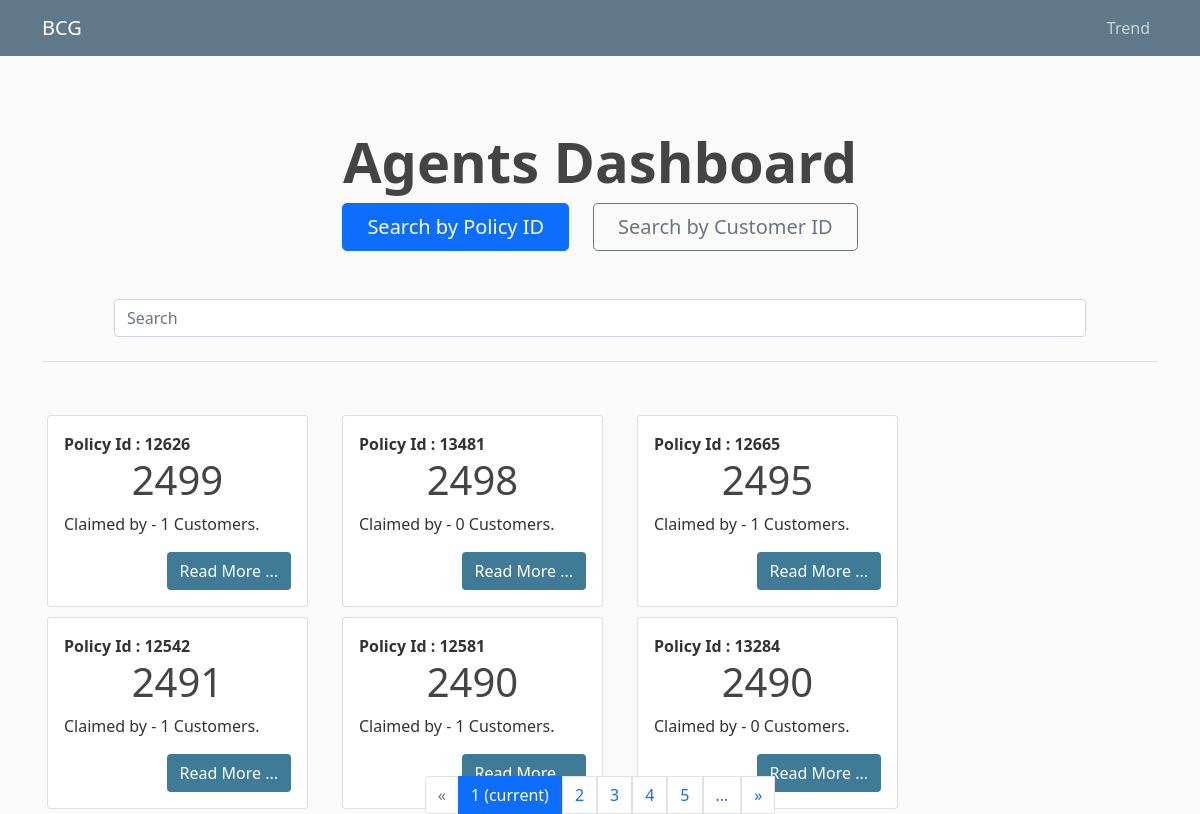
The page / on the database its author committed.
### insurance/models.py (models this page shows, shortened)
class Insurance(models.Model):
    policy_id=models.IntegerField(primary_key=True,db_index=True)
    fuel=models.CharField(max_length=50)
    vehicle_segment=models.CharField(max_length=50)
    premium=models.IntegerField(default=0,validators=[MaxValueValidator(100000)])
    bodily_injury_liability=models.IntegerField(default=0)
    personal_injury_protection=models.IntegerField(default=0)
    property_damage_liability=models.IntegerField(default=0)
    collision=models.IntegerField(default=0)
    comprehensive=models.IntegerField(default=0)
    customers= models.ManyToManyField(Customer, through='Customer_Insurance',
    related_name='customers', blank=True)

### insurance/views.py (the view)
# urls.py: path('', InsuranceListView.as_view(), name='insurance-home'),
class InsuranceListView(ListView):
    paginate_by = 6
    model=Insurance
    template_name='insurance/home.html'
    context_object_name='insurances'
    ordering=['-premium']

### insurance/templates/insurance/home.html (shortened to what this page needs)
{% extends "insurance/base.html" %}
{% block content %}
<div class="px-4 pt-5 my-5 text-center border-bottom">
  <h1 class="display-4 fw-bold">Agents Dashboard</h1>
  <div class="col-lg-6 mx-auto">
    <div class="d-grid gap-2 d-sm-flex justify-content-sm-center mb-5">
      <button type="button" class="btn btn-primary btn-lg px-4 me-sm-3">Search by Policy ID</button>
      <button type="button" class="btn btn-outline-secondary btn-lg px-4">Search by Customer ID</button>
    </div>
  </div>
  <div class="overflow-hidden" style="max-height: 30vh;">
    <div class="container px-5">
    <form action="{% url 'search_results' %}" method="get">
    <div class="active-purple-3 active-purple-4 mb-4">
      <input class="form-control" type="text" name="q" type="text" placeholder="Search" aria-label="Search">
      </div>
      </form>
    </div>
  </div>
</div>
    <div class = "row">
        {% for insurance in insurances %}
            <div class="col-md-3" style="margin: 5px;">
                <div class="card">
                  <div class="card-body">
                    <b> Policy Id : {{ insurance.policy_id }}</b>
                    <h1 class="text-center">{{ insurance.premium }}</h1>
                   <p class="card-text">Claimed by - {{ insurance.customers.count }} Customers.</p>
                    <div class="row">
                        <div class="col-md-12">
                            <h2><a class="btn text-white" style="float: right; background-color: #3F7B96;" href="{% url 'insurance-detail' insurance.policy_id %}">Read More ...</a></h2>
                        </div>
                    </div>
                  </div>
                </div>
              </div>
        {% empty %}
        <p>No insurances here yet :(</p>
        {% endfor %}
    </div>
    {% if is_paginated %}
    <div class="insurance_pagination col-md-12">
      <ul class="pagination justify-content-center">
        {% if page_obj.has_previous %}
          <li page-item><a  class="page-link" href="?page={{ page_obj.previous_page_number }}">&laquo;</a></li>
        {% else %}
          <li class="page-item disabled"><span class="page-link">&laquo;</span></li>
        {% endif %}
        {% for i in page_obj.paginator.page_range %}
            {% if page_obj.number == i %}
            <li class="page-item active"><span class="page-link">{{ i }} <span class="sr-only">(current)</span></span></li>
            {% elif i > page_obj.number|add:'-5' and i < page_obj.number|add:'5' %}
                <li page-item><a class="page-link" href="?page={{ i }}">{{ i }}</a></li>
            {% endif %}
        {% endfor %}
        {% if page_obj.paginator.num_pages > page_obj.number|add:'4' %}
            <li><a class="page-link" href="?page={{ page_obj.number|add:'5' }}">&hellip;</a></li>
        {% endif %}
        {% if page_obj.has_next %}
            <li page-item><a class="page-link" href="?page={{ page_obj.next_page_number }}">&raquo;</a></li>
        {% else %}
            <li class="disabled"><span><i class="fa fa-chevron-right page-item" aria-hidden="true"></i></span></li>
        {% endif %}
        </ul>
      </div>
    {% endif %}
{% endblock content%}

### insurance/templates/insurance/base.html (shortened to what this page needs)
{% load static %}
<!doctype html>
<html lang="en">
  <head>
    <link rel="stylesheet" type="text/css" href="{% static 'insurance/css/bootstrap.min.css' %}">
    <link rel="stylesheet" type="text/css" href="{% static 'insurance/main.css' %}">
  </head>
  <body>
    <header class="site-header">
        <nav class="navbar navbar-expand-md navbar-dark bg-steel fixed-top">
          <div class="container">
            <a class="navbar-brand mr-4" href="/">BCG</a>
          <div class="navbar-nav">
              <a class="nav-item nav-link" href="{% url 'insurance-trend-view' %}">
                Trend</a>
                </div>
        </nav>
      </header>
    <main role="main" class="container">
          {% block content %}
          {% endblock %}
      </main>
  </body>
</html>

### insurance/static/insurance/main.css (style rules this page uses)
body { background: #fafafa; color: #333333; margin-top: 5rem; }
h1, h2, h3, h4, h5, h6 { color: #444444; }
ul { margin: 0; }
.bg-steel { background-color: #5f788a; }
.site-header .navbar-nav .nav-link { color: #cbd5db; }

### insurance/templates/insurance/home.html (style rules this page uses)
.insurance_pagination { position: fixed; left: 0; bottom: 0; width: 100%; color: white; text-align: center; }

### rows shown on the page
Insurance: policy_id "12626", premium "2499", customers.count "1"
Insurance: policy_id "13481", premium "2498", customers.count "0"
Insurance: policy_id "12665", premium "2495", customers.count "1"
Insurance: policy_id "12542", premium "2491", customers.count "1"
Insurance: policy_id "12581", premium "2490", customers.count "1"
Insurance: policy_id "13284", premium "2490", customers.count "0"

### other values the page prints
{{ i }} "1"
{{ i }} "2" "3" "4" "5"
